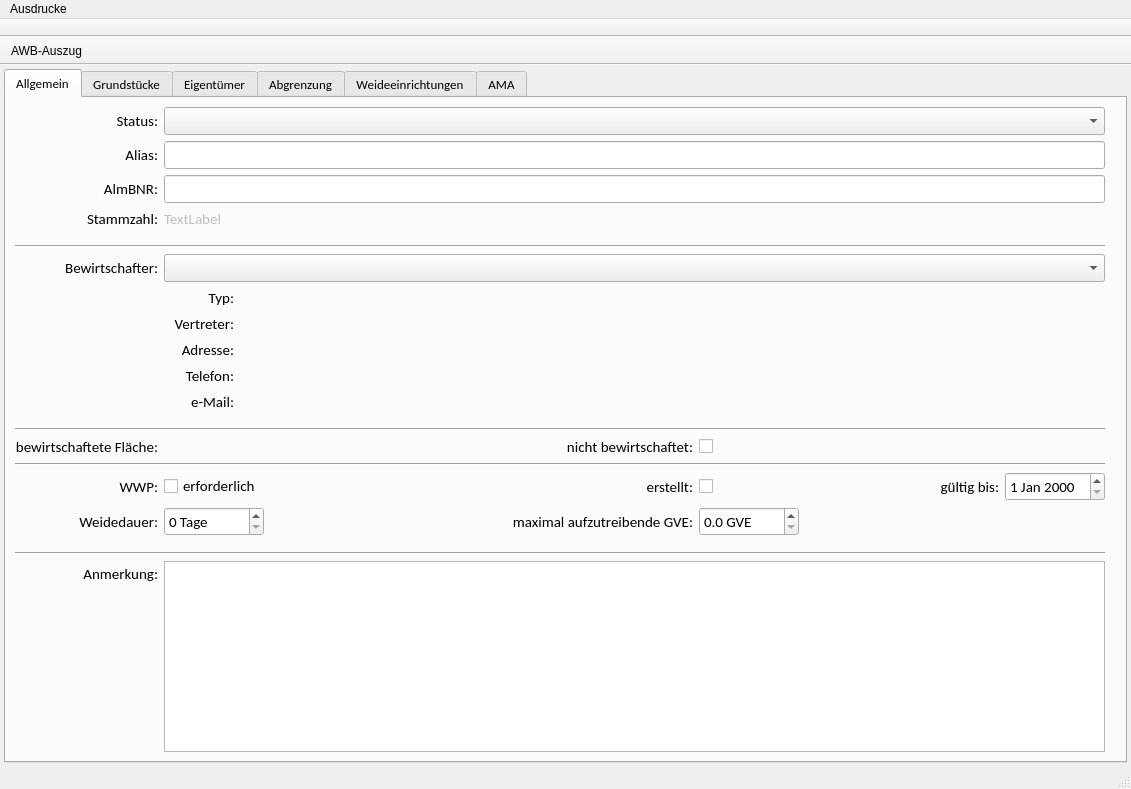
<?xml version="1.0" encoding="UTF-8"?>
<ui version="4.0" connectslotsbyname="false">
 <class>Akt</class>
 <widget class="QMainWindow" name="Akt">
  <property name="geometry">
   <rect>
    <x>0</x>
    <y>0</y>
    <width>1131</width>
    <height>789</height>
   </rect>
  </property>
  <property name="windowTitle">
   <string>MainWindow</string>
  </property>
  <widget class="QWidget" name="centralwidget">
   <layout class="QHBoxLayout" name="horizontalLayout">
    <property name="spacing">
     <number>4</number>
    </property>
    <property name="leftMargin">
     <number>4</number>
    </property>
    <property name="topMargin">
     <number>4</number>
    </property>
    <property name="rightMargin">
     <number>4</number>
    </property>
    <property name="bottomMargin">
     <number>4</number>
    </property>
    <item>
     <layout class="QVBoxLayout" name="verticalLayout">
      <property name="topMargin">
       <number>0</number>
      </property>
      <property name="rightMargin">
       <number>0</number>
      </property>
      <property name="bottomMargin">
       <number>0</number>
      </property>
      <item>
       <widget class="QTabWidget" name="tabAkt">
        <property name="font">
         <font>
          <family>Calibri</family>
          <pointsize>10</pointsize>
          <weight>50</weight>
          <bold>false</bold>
         </font>
        </property>
        <property name="currentIndex">
         <number>0</number>
        </property>
        <widget class="QWidget" name="uiAllgemeinTab">
         <attribute name="title">
          <string>Allgemein</string>
         </attribute>
         <layout class="QVBoxLayout" name="verticalLayout_2">
          <item>
           <layout class="QGridLayout" name="gridLayout">
            <item row="20" column="1" colspan="6">
             <widget class="QTextEdit" name="uiAnmTedit">
              <property name="font">
               <font>
                <family>Calibri</family>
                <pointsize>11</pointsize>
                <weight>50</weight>
                <bold>false</bold>
               </font>
              </property>
             </widget>
            </item>
            <item row="18" column="0">
             <spacer name="verticalSpacer_5">
              <property name="orientation">
               <enum>Qt::Vertical</enum>
              </property>
              <property name="sizeType">
               <enum>QSizePolicy::Fixed</enum>
              </property>
              <property name="sizeHint" stdset="0">
               <size>
                <width>20</width>
                <height>10</height>
               </size>
              </property>
             </spacer>
            </item>
            <item row="3" column="0">
             <widget class="QLabel" name="label_3">
              <property name="maximumSize">
               <size>
                <width>155</width>
                <height>16777215</height>
               </size>
              </property>
              <property name="font">
               <font>
                <family>Calibri</family>
                <pointsize>11</pointsize>
                <weight>50</weight>
                <bold>false</bold>
               </font>
              </property>
              <property name="text">
               <string>Stammzahl:</string>
              </property>
              <property name="alignment">
               <set>Qt::AlignRight|Qt::AlignTrailing|Qt::AlignVCenter</set>
              </property>
             </widget>
            </item>
            <item row="2" column="1" colspan="6">
             <widget class="QLineEdit" name="uiAlmBnrLedit">
              <property name="font">
               <font>
                <family>Calibri</family>
                <pointsize>11</pointsize>
                <weight>50</weight>
                <bold>false</bold>
               </font>
              </property>
              <property name="clearButtonEnabled">
               <bool>true</bool>
              </property>
             </widget>
            </item>
            <item row="1" column="0">
             <widget class="QLabel" name="label_2">
              <property name="maximumSize">
               <size>
                <width>155</width>
                <height>16777215</height>
               </size>
              </property>
              <property name="font">
               <font>
                <family>Calibri</family>
                <pointsize>11</pointsize>
                <weight>50</weight>
                <bold>false</bold>
               </font>
              </property>
              <property name="text">
               <string>Alias:</string>
              </property>
              <property name="alignment">
               <set>Qt::AlignRight|Qt::AlignTrailing|Qt::AlignVCenter</set>
              </property>
             </widget>
            </item>
            <item row="1" column="1" colspan="6">
             <widget class="QLineEdit" name="uiAliasLedit">
              <property name="font">
               <font>
                <family>Calibri</family>
                <pointsize>11</pointsize>
                <weight>50</weight>
                <bold>false</bold>
               </font>
              </property>
              <property name="clearButtonEnabled">
               <bool>true</bool>
              </property>
             </widget>
            </item>
            <item row="17" column="3">
             <widget class="QLabel" name="label_10">
              <property name="maximumSize">
               <size>
                <width>190</width>
                <height>16777215</height>
               </size>
              </property>
              <property name="font">
               <font>
                <family>Calibri</family>
                <pointsize>11</pointsize>
                <weight>50</weight>
                <bold>false</bold>
               </font>
              </property>
              <property name="text">
               <string>maximal aufzutreibende GVE:</string>
              </property>
              <property name="alignment">
               <set>Qt::AlignRight|Qt::AlignTrailing|Qt::AlignVCenter</set>
              </property>
             </widget>
            </item>
            <item row="11" column="1">
             <widget class="QLabel" name="label_15">
              <property name="sizePolicy">
               <sizepolicy hsizetype="Preferred" vsizetype="Preferred">
                <horstretch>0</horstretch>
                <verstretch>0</verstretch>
               </sizepolicy>
              </property>
              <property name="maximumSize">
               <size>
                <width>70</width>
                <height>16777215</height>
               </size>
              </property>
              <property name="font">
               <font>
                <family>Calibri</family>
                <pointsize>11</pointsize>
                <weight>50</weight>
                <bold>false</bold>
               </font>
              </property>
              <property name="text">
               <string>e-Mail:</string>
              </property>
              <property name="alignment">
               <set>Qt::AlignRight|Qt::AlignTrailing|Qt::AlignVCenter</set>
              </property>
             </widget>
            </item>
            <item row="1" column="7">
             <widget class="InfoButton" name="uiInfoBtnAlias" native="true">
              <property name="minimumSize">
               <size>
                <width>5</width>
                <height>0</height>
               </size>
              </property>
             </widget>
            </item>
            <item row="10" column="1">
             <widget class="QLabel" name="label_13">
              <property name="sizePolicy">
               <sizepolicy hsizetype="Preferred" vsizetype="Preferred">
                <horstretch>0</horstretch>
                <verstretch>0</verstretch>
               </sizepolicy>
              </property>
              <property name="maximumSize">
               <size>
                <width>70</width>
                <height>16777215</height>
               </size>
              </property>
              <property name="font">
               <font>
                <family>Calibri</family>
                <pointsize>11</pointsize>
                <weight>50</weight>
                <bold>false</bold>
               </font>
              </property>
              <property name="text">
               <string>Telefon:</string>
              </property>
              <property name="alignment">
               <set>Qt::AlignRight|Qt::AlignTrailing|Qt::AlignVCenter</set>
              </property>
             </widget>
            </item>
            <item row="17" column="1">
             <widget class="QSpinBox" name="uiWeidedauerSbox">
              <property name="minimumSize">
               <size>
                <width>100</width>
                <height>0</height>
               </size>
              </property>
              <property name="maximumSize">
               <size>
                <width>100</width>
                <height>16777215</height>
               </size>
              </property>
              <property name="font">
               <font>
                <family>Calibri</family>
                <pointsize>11</pointsize>
                <weight>50</weight>
                <bold>false</bold>
               </font>
              </property>
              <property name="suffix">
               <string> Tage</string>
              </property>
              <property name="prefix">
               <string/>
              </property>
              <property name="maximum">
               <number>365</number>
              </property>
             </widget>
            </item>
            <item row="8" column="1">
             <widget class="QLabel" name="uiVertreterLbl">
              <property name="sizePolicy">
               <sizepolicy hsizetype="Preferred" vsizetype="Preferred">
                <horstretch>0</horstretch>
                <verstretch>0</verstretch>
               </sizepolicy>
              </property>
              <property name="maximumSize">
               <size>
                <width>70</width>
                <height>16777215</height>
               </size>
              </property>
              <property name="font">
               <font>
                <family>Calibri</family>
                <pointsize>11</pointsize>
                <weight>50</weight>
                <bold>false</bold>
               </font>
              </property>
              <property name="text">
               <string>Vertreter:</string>
              </property>
              <property name="alignment">
               <set>Qt::AlignRight|Qt::AlignTrailing|Qt::AlignVCenter</set>
              </property>
             </widget>
            </item>
            <item row="5" column="0" colspan="7">
             <widget class="Line" name="line">
              <property name="orientation">
               <enum>Qt::Horizontal</enum>
              </property>
             </widget>
            </item>
            <item row="19" column="0" colspan="7">
             <widget class="Line" name="line_3">
              <property name="orientation">
               <enum>Qt::Horizontal</enum>
              </property>
             </widget>
            </item>
            <item row="16" column="1">
             <widget class="QCheckBox" name="uiWwpCkBox">
              <property name="font">
               <font>
                <family>Calibri</family>
                <pointsize>11</pointsize>
                <weight>50</weight>
                <bold>false</bold>
               </font>
              </property>
              <property name="text">
               <string>erforderlich</string>
              </property>
             </widget>
            </item>
            <item row="2" column="0">
             <widget class="QLabel" name="label_4">
              <property name="maximumSize">
               <size>
                <width>155</width>
                <height>16777215</height>
               </size>
              </property>
              <property name="font">
               <font>
                <family>Calibri</family>
                <pointsize>11</pointsize>
                <weight>50</weight>
                <bold>false</bold>
               </font>
              </property>
              <property name="text">
               <string>AlmBNR:</string>
              </property>
              <property name="alignment">
               <set>Qt::AlignRight|Qt::AlignTrailing|Qt::AlignVCenter</set>
              </property>
             </widget>
            </item>
            <item row="14" column="1">
             <widget class="QLabel" name="uiBewAwbAreaLbl">
              <property name="font">
               <font>
                <family>Calibri</family>
                <pointsize>11</pointsize>
                <weight>50</weight>
                <bold>false</bold>
               </font>
              </property>
              <property name="text">
               <string/>
              </property>
              <property name="alignment">
               <set>Qt::AlignRight|Qt::AlignTrailing|Qt::AlignVCenter</set>
              </property>
             </widget>
            </item>
            <item row="12" column="0">
             <spacer name="verticalSpacer_4">
              <property name="orientation">
               <enum>Qt::Vertical</enum>
              </property>
              <property name="sizeType">
               <enum>QSizePolicy::Fixed</enum>
              </property>
              <property name="sizeHint" stdset="0">
               <size>
                <width>20</width>
                <height>10</height>
               </size>
              </property>
             </spacer>
            </item>
            <item row="16" column="0">
             <widget class="QLabel" name="label_14">
              <property name="maximumSize">
               <size>
                <width>155</width>
                <height>16777215</height>
               </size>
              </property>
              <property name="font">
               <font>
                <family>Calibri</family>
                <pointsize>11</pointsize>
                <weight>50</weight>
                <bold>false</bold>
               </font>
              </property>
              <property name="text">
               <string>WWP:</string>
              </property>
              <property name="alignment">
               <set>Qt::AlignRight|Qt::AlignTrailing|Qt::AlignVCenter</set>
              </property>
             </widget>
            </item>
            <item row="16" column="6">
             <widget class="QDateEdit" name="uiWwpDateDedit">
              <property name="minimumSize">
               <size>
                <width>100</width>
                <height>0</height>
               </size>
              </property>
              <property name="maximumSize">
               <size>
                <width>100</width>
                <height>16777215</height>
               </size>
              </property>
              <property name="font">
               <font>
                <family>Calibri</family>
                <pointsize>11</pointsize>
                <weight>50</weight>
                <bold>false</bold>
               </font>
              </property>
              <property name="calendarPopup">
               <bool>false</bool>
              </property>
             </widget>
            </item>
            <item row="17" column="0">
             <widget class="QLabel" name="label_9">
              <property name="maximumSize">
               <size>
                <width>155</width>
                <height>16777215</height>
               </size>
              </property>
              <property name="font">
               <font>
                <family>Calibri</family>
                <pointsize>11</pointsize>
                <weight>50</weight>
                <bold>false</bold>
               </font>
              </property>
              <property name="text">
               <string>Weidedauer:</string>
              </property>
              <property name="alignment">
               <set>Qt::AlignRight|Qt::AlignTrailing|Qt::AlignVCenter</set>
              </property>
             </widget>
            </item>
            <item row="0" column="1" colspan="6">
             <widget class="QComboBox" name="uiStatusCombo">
              <property name="sizePolicy">
               <sizepolicy hsizetype="Expanding" vsizetype="Fixed">
                <horstretch>0</horstretch>
                <verstretch>0</verstretch>
               </sizepolicy>
              </property>
              <property name="maximumSize">
               <size>
                <width>16777215</width>
                <height>16777215</height>
               </size>
              </property>
              <property name="font">
               <font>
                <family>Calibri</family>
                <pointsize>11</pointsize>
                <weight>75</weight>
                <bold>true</bold>
               </font>
              </property>
             </widget>
            </item>
            <item row="16" column="7">
             <widget class="InfoButton" name="uiInfoBtnWwp" native="true"/>
            </item>
            <item row="4" column="0">
             <spacer name="verticalSpacer_3">
              <property name="orientation">
               <enum>Qt::Vertical</enum>
              </property>
              <property name="sizeType">
               <enum>QSizePolicy::Fixed</enum>
              </property>
              <property name="sizeHint" stdset="0">
               <size>
                <width>20</width>
                <height>10</height>
               </size>
              </property>
             </spacer>
            </item>
            <item row="6" column="1" colspan="6">
             <widget class="ContactCombo" name="uiBewirtschafterCombo">
              <property name="font">
               <font>
                <family>Calibri</family>
                <pointsize>11</pointsize>
                <weight>50</weight>
                <bold>false</bold>
               </font>
              </property>
             </widget>
            </item>
            <item row="6" column="7">
             <widget class="InfoButton" name="uiInfoBtnBewirtschafter" native="true"/>
            </item>
            <item row="6" column="0">
             <widget class="QLabel" name="label_7">
              <property name="maximumSize">
               <size>
                <width>155</width>
                <height>16777215</height>
               </size>
              </property>
              <property name="font">
               <font>
                <family>Calibri</family>
                <pointsize>11</pointsize>
                <weight>50</weight>
                <bold>false</bold>
               </font>
              </property>
              <property name="text">
               <string>Bewirtschafter:</string>
              </property>
              <property name="alignment">
               <set>Qt::AlignRight|Qt::AlignTrailing|Qt::AlignVCenter</set>
              </property>
             </widget>
            </item>
            <item row="14" column="0">
             <widget class="QLabel" name="label_11">
              <property name="maximumSize">
               <size>
                <width>155</width>
                <height>16777215</height>
               </size>
              </property>
              <property name="font">
               <font>
                <family>Calibri</family>
                <pointsize>11</pointsize>
                <weight>50</weight>
                <bold>false</bold>
               </font>
              </property>
              <property name="text">
               <string>bewirtschaftete Fläche:</string>
              </property>
              <property name="alignment">
               <set>Qt::AlignRight|Qt::AlignTrailing|Qt::AlignVCenter</set>
              </property>
             </widget>
            </item>
            <item row="7" column="1">
             <widget class="QLabel" name="label_5">
              <property name="maximumSize">
               <size>
                <width>70</width>
                <height>16777215</height>
               </size>
              </property>
              <property name="font">
               <font>
                <family>Calibri</family>
                <pointsize>11</pointsize>
                <weight>50</weight>
                <bold>false</bold>
               </font>
              </property>
              <property name="text">
               <string>Typ:</string>
              </property>
              <property name="alignment">
               <set>Qt::AlignRight|Qt::AlignTrailing|Qt::AlignVCenter</set>
              </property>
             </widget>
            </item>
            <item row="16" column="5">
             <widget class="QLabel" name="label_6">
              <property name="maximumSize">
               <size>
                <width>90</width>
                <height>16777215</height>
               </size>
              </property>
              <property name="font">
               <font>
                <family>Calibri</family>
                <pointsize>11</pointsize>
                <weight>50</weight>
                <bold>false</bold>
               </font>
              </property>
              <property name="text">
               <string>gültig bis:</string>
              </property>
              <property name="alignment">
               <set>Qt::AlignRight|Qt::AlignTrailing|Qt::AlignVCenter</set>
              </property>
             </widget>
            </item>
            <item row="2" column="7">
             <widget class="InfoButton" name="uiInfoBtnAlmBnr" native="true"/>
            </item>
            <item row="0" column="0">
             <widget class="QLabel" name="label">
              <property name="maximumSize">
               <size>
                <width>155</width>
                <height>16777215</height>
               </size>
              </property>
              <property name="font">
               <font>
                <family>Calibri</family>
                <pointsize>11</pointsize>
                <weight>50</weight>
                <bold>false</bold>
               </font>
              </property>
              <property name="text">
               <string>Status:</string>
              </property>
              <property name="alignment">
               <set>Qt::AlignRight|Qt::AlignTrailing|Qt::AlignVCenter</set>
              </property>
             </widget>
            </item>
            <item row="15" column="0" colspan="7">
             <widget class="Line" name="line_4">
              <property name="orientation">
               <enum>Qt::Horizontal</enum>
              </property>
             </widget>
            </item>
            <item row="20" column="0">
             <layout class="QVBoxLayout" name="verticalLayout_7">
              <item>
               <spacer name="verticalSpacer_2">
                <property name="orientation">
                 <enum>Qt::Vertical</enum>
                </property>
                <property name="sizeType">
                 <enum>QSizePolicy::Fixed</enum>
                </property>
                <property name="sizeHint" stdset="0">
                 <size>
                  <width>20</width>
                  <height>3</height>
                 </size>
                </property>
               </spacer>
              </item>
              <item>
               <widget class="QLabel" name="label_12">
                <property name="font">
                 <font>
                  <family>Calibri</family>
                  <pointsize>11</pointsize>
                  <weight>50</weight>
                  <bold>false</bold>
                 </font>
                </property>
                <property name="text">
                 <string>Anmerkung:</string>
                </property>
                <property name="alignment">
                 <set>Qt::AlignRight|Qt::AlignTrailing|Qt::AlignVCenter</set>
                </property>
               </widget>
              </item>
              <item>
               <spacer name="verticalSpacer">
                <property name="orientation">
                 <enum>Qt::Vertical</enum>
                </property>
                <property name="sizeHint" stdset="0">
                 <size>
                  <width>20</width>
                  <height>40</height>
                 </size>
                </property>
               </spacer>
              </item>
             </layout>
            </item>
            <item row="13" column="0" colspan="7">
             <widget class="Line" name="line_2">
              <property name="orientation">
               <enum>Qt::Horizontal</enum>
              </property>
             </widget>
            </item>
            <item row="9" column="1">
             <widget class="QLabel" name="label_8">
              <property name="sizePolicy">
               <sizepolicy hsizetype="Preferred" vsizetype="Preferred">
                <horstretch>0</horstretch>
                <verstretch>0</verstretch>
               </sizepolicy>
              </property>
              <property name="maximumSize">
               <size>
                <width>70</width>
                <height>16777215</height>
               </size>
              </property>
              <property name="font">
               <font>
                <family>Calibri</family>
                <pointsize>11</pointsize>
                <weight>50</weight>
                <bold>false</bold>
               </font>
              </property>
              <property name="text">
               <string>Adresse:</string>
              </property>
              <property name="alignment">
               <set>Qt::AlignRight|Qt::AlignTrailing|Qt::AlignVCenter</set>
              </property>
             </widget>
            </item>
            <item row="16" column="3">
             <widget class="QLabel" name="label_17">
              <property name="font">
               <font>
                <family>Calibri</family>
                <pointsize>11</pointsize>
                <weight>50</weight>
                <bold>false</bold>
               </font>
              </property>
              <property name="text">
               <string>erstellt:</string>
              </property>
              <property name="alignment">
               <set>Qt::AlignRight|Qt::AlignTrailing|Qt::AlignVCenter</set>
              </property>
             </widget>
            </item>
            <item row="14" column="3">
             <widget class="QLabel" name="label_16">
              <property name="font">
               <font>
                <family>Calibri</family>
                <pointsize>11</pointsize>
                <weight>50</weight>
                <bold>false</bold>
               </font>
              </property>
              <property name="text">
               <string>nicht bewirtschaftet:</string>
              </property>
              <property name="alignment">
               <set>Qt::AlignRight|Qt::AlignTrailing|Qt::AlignVCenter</set>
              </property>
             </widget>
            </item>
            <item row="3" column="1" colspan="5">
             <widget class="QLabel" name="uiStzLbl">
              <property name="enabled">
               <bool>false</bool>
              </property>
              <property name="maximumSize">
               <size>
                <width>16777215</width>
                <height>16777215</height>
               </size>
              </property>
              <property name="font">
               <font>
                <family>Calibri</family>
                <pointsize>11</pointsize>
                <weight>50</weight>
                <bold>false</bold>
               </font>
              </property>
              <property name="text">
               <string>TextLabel</string>
              </property>
              <property name="alignment">
               <set>Qt::AlignLeading|Qt::AlignLeft|Qt::AlignVCenter</set>
              </property>
             </widget>
            </item>
            <item row="0" column="7">
             <widget class="InfoButton" name="uiInfoBtnStatus" native="true"/>
            </item>
            <item row="7" column="2" colspan="5">
             <widget class="QLabel" name="uiBewirtschafterTypLbl">
              <property name="font">
               <font>
                <family>Calibri</family>
                <pointsize>11</pointsize>
                <weight>50</weight>
                <bold>false</bold>
               </font>
              </property>
              <property name="text">
               <string/>
              </property>
             </widget>
            </item>
            <item row="8" column="2" colspan="5">
             <widget class="QLabel" name="uiVertreterNameLbl">
              <property name="font">
               <font>
                <family>Calibri</family>
                <pointsize>11</pointsize>
                <weight>50</weight>
                <bold>false</bold>
               </font>
              </property>
              <property name="text">
               <string/>
              </property>
             </widget>
            </item>
            <item row="9" column="2" colspan="5">
             <widget class="QLabel" name="uiAdresseLbl">
              <property name="font">
               <font>
                <family>Calibri</family>
                <pointsize>11</pointsize>
                <weight>50</weight>
                <bold>false</bold>
               </font>
              </property>
              <property name="text">
               <string/>
              </property>
             </widget>
            </item>
            <item row="10" column="2" colspan="5">
             <widget class="QLabel" name="uiTelefonLbl">
              <property name="font">
               <font>
                <family>Calibri</family>
                <pointsize>11</pointsize>
                <weight>50</weight>
                <bold>false</bold>
               </font>
              </property>
              <property name="text">
               <string/>
              </property>
             </widget>
            </item>
            <item row="11" column="2" colspan="5">
             <widget class="QLabel" name="uiMailLbl">
              <property name="font">
               <font>
                <family>Calibri</family>
                <pointsize>11</pointsize>
                <weight>50</weight>
                <bold>false</bold>
               </font>
              </property>
              <property name="text">
               <string/>
              </property>
             </widget>
            </item>
            <item row="16" column="2">
             <layout class="QHBoxLayout" name="horizontalLayout_3">
              <item>
               <widget class="InfoButton" name="uiInfoBtnWwpErforderlich" native="true"/>
              </item>
              <item>
               <spacer name="horizontalSpacer_3">
                <property name="orientation">
                 <enum>Qt::Horizontal</enum>
                </property>
                <property name="sizeHint" stdset="0">
                 <size>
                  <width>40</width>
                  <height>20</height>
                 </size>
                </property>
               </spacer>
              </item>
             </layout>
            </item>
            <item row="17" column="2">
             <layout class="QHBoxLayout" name="horizontalLayout_6">
              <item>
               <widget class="InfoButton" name="uiInfoBtnWeidedauer" native="true"/>
              </item>
              <item>
               <spacer name="horizontalSpacer_4">
                <property name="orientation">
                 <enum>Qt::Horizontal</enum>
                </property>
                <property name="sizeHint" stdset="0">
                 <size>
                  <width>40</width>
                  <height>20</height>
                 </size>
                </property>
               </spacer>
              </item>
             </layout>
            </item>
            <item row="16" column="4">
             <layout class="QHBoxLayout" name="horizontalLayout_10">
              <item>
               <widget class="QCheckBox" name="uiWwpExistCkBox">
                <property name="font">
                 <font>
                  <family>Calibri</family>
                  <pointsize>11</pointsize>
                  <weight>50</weight>
                  <bold>false</bold>
                 </font>
                </property>
                <property name="text">
                 <string/>
                </property>
               </widget>
              </item>
              <item>
               <widget class="InfoButton" name="uiInfoBtnWwpErstellt" native="true"/>
              </item>
              <item>
               <spacer name="horizontalSpacer_5">
                <property name="orientation">
                 <enum>Qt::Horizontal</enum>
                </property>
                <property name="sizeHint" stdset="0">
                 <size>
                  <width>40</width>
                  <height>20</height>
                 </size>
                </property>
               </spacer>
              </item>
             </layout>
            </item>
            <item row="17" column="4">
             <layout class="QHBoxLayout" name="horizontalLayout_11">
              <item>
               <widget class="QDoubleSpinBox" name="uiGveDsbox">
                <property name="minimumSize">
                 <size>
                  <width>100</width>
                  <height>0</height>
                 </size>
                </property>
                <property name="maximumSize">
                 <size>
                  <width>100</width>
                  <height>16777215</height>
                 </size>
                </property>
                <property name="font">
                 <font>
                  <family>Calibri</family>
                  <pointsize>11</pointsize>
                  <weight>50</weight>
                  <bold>false</bold>
                 </font>
                </property>
                <property name="prefix">
                 <string/>
                </property>
                <property name="suffix">
                 <string> GVE</string>
                </property>
                <property name="decimals">
                 <number>1</number>
                </property>
                <property name="maximum">
                 <double>10000.000000000000000</double>
                </property>
               </widget>
              </item>
              <item>
               <widget class="InfoButton" name="uiInfoBtnMaxGve" native="true"/>
              </item>
              <item>
               <spacer name="horizontalSpacer_6">
                <property name="orientation">
                 <enum>Qt::Horizontal</enum>
                </property>
                <property name="sizeHint" stdset="0">
                 <size>
                  <width>40</width>
                  <height>20</height>
                 </size>
                </property>
               </spacer>
              </item>
             </layout>
            </item>
            <item row="14" column="4">
             <layout class="QHBoxLayout" name="horizontalLayout_12">
              <item>
               <widget class="QCheckBox" name="uiNichtBewirtschaftetCkBox">
                <property name="text">
                 <string/>
                </property>
               </widget>
              </item>
              <item>
               <widget class="InfoButton" name="uiInfoBtnNichtBewirtschaftet" native="true"/>
              </item>
              <item>
               <spacer name="horizontalSpacer_7">
                <property name="orientation">
                 <enum>Qt::Horizontal</enum>
                </property>
                <property name="sizeHint" stdset="0">
                 <size>
                  <width>40</width>
                  <height>20</height>
                 </size>
                </property>
               </spacer>
              </item>
             </layout>
            </item>
            <item row="14" column="2">
             <layout class="QHBoxLayout" name="horizontalLayout_13">
              <item>
               <widget class="InfoButton" name="uiInfoBtnBewArea" native="true"/>
              </item>
              <item>
               <spacer name="horizontalSpacer_8">
                <property name="orientation">
                 <enum>Qt::Horizontal</enum>
                </property>
                <property name="sizeHint" stdset="0">
                 <size>
                  <width>40</width>
                  <height>20</height>
                 </size>
                </property>
               </spacer>
              </item>
             </layout>
            </item>
           </layout>
          </item>
         </layout>
        </widget>
        <widget class="QWidget" name="uiGstTab">
         <attribute name="title">
          <string>Grundstücke</string>
         </attribute>
         <layout class="QVBoxLayout" name="verticalLayout_3">
          <item>
           <layout class="QVBoxLayout" name="uiGstListeVlay"/>
          </item>
         </layout>
        </widget>
        <widget class="QWidget" name="uiEigenuemerTab">
         <attribute name="title">
          <string>Eigentümer</string>
         </attribute>
        </widget>
        <widget class="QWidget" name="uiKomplexTab">
         <attribute name="title">
          <string>Abgrenzung</string>
         </attribute>
         <layout class="QHBoxLayout" name="horizontalLayout_4">
          <item>
           <widget class="QSplitter" name="uiAbgrKkSplitter">
            <property name="orientation">
             <enum>Qt::Vertical</enum>
            </property>
            <widget class="QFrame" name="uiVersionFrm">
             <property name="sizePolicy">
              <sizepolicy hsizetype="Preferred" vsizetype="Preferred">
               <horstretch>0</horstretch>
               <verstretch>0</verstretch>
              </sizepolicy>
             </property>
             <property name="maximumSize">
              <size>
               <width>16777215</width>
               <height>16777215</height>
              </size>
             </property>
             <property name="baseSize">
              <size>
               <width>0</width>
               <height>0</height>
              </size>
             </property>
             <property name="frameShape">
              <enum>QFrame::StyledPanel</enum>
             </property>
             <property name="frameShadow">
              <enum>QFrame::Raised</enum>
             </property>
             <layout class="QVBoxLayout" name="verticalLayout_5">
              <property name="spacing">
               <number>4</number>
              </property>
              <property name="leftMargin">
               <number>4</number>
              </property>
              <property name="topMargin">
               <number>4</number>
              </property>
              <property name="rightMargin">
               <number>4</number>
              </property>
              <property name="bottomMargin">
               <number>4</number>
              </property>
              <item>
               <layout class="QVBoxLayout" name="uiAbgrenzungVlay">
                <property name="topMargin">
                 <number>0</number>
                </property>
               </layout>
              </item>
             </layout>
            </widget>
            <widget class="QFrame" name="uiTreeFrm">
             <property name="frameShape">
              <enum>QFrame::StyledPanel</enum>
             </property>
             <property name="frameShadow">
              <enum>QFrame::Raised</enum>
             </property>
             <layout class="QHBoxLayout" name="horizontalLayout_7">
              <property name="spacing">
               <number>4</number>
              </property>
              <property name="leftMargin">
               <number>4</number>
              </property>
              <property name="topMargin">
               <number>4</number>
              </property>
              <property name="rightMargin">
               <number>4</number>
              </property>
              <property name="bottomMargin">
               <number>4</number>
              </property>
              <item>
               <widget class="QSplitter" name="uiKkSplitter">
                <property name="orientation">
                 <enum>Qt::Horizontal</enum>
                </property>
                <property name="handleWidth">
                 <number>5</number>
                </property>
                <property name="childrenCollapsible">
                 <bool>true</bool>
                </property>
                <widget class="QFrame" name="uiKomplexFrm">
                 <property name="sizePolicy">
                  <sizepolicy hsizetype="Preferred" vsizetype="Preferred">
                   <horstretch>0</horstretch>
                   <verstretch>0</verstretch>
                  </sizepolicy>
                 </property>
                 <property name="maximumSize">
                  <size>
                   <width>16777215</width>
                   <height>16777215</height>
                  </size>
                 </property>
                 <property name="frameShape">
                  <enum>QFrame::StyledPanel</enum>
                 </property>
                 <property name="frameShadow">
                  <enum>QFrame::Raised</enum>
                 </property>
                 <layout class="QHBoxLayout" name="horizontalLayout_8">
                  <property name="spacing">
                   <number>0</number>
                  </property>
                  <property name="leftMargin">
                   <number>0</number>
                  </property>
                  <property name="topMargin">
                   <number>0</number>
                  </property>
                  <property name="rightMargin">
                   <number>0</number>
                  </property>
                  <property name="bottomMargin">
                   <number>0</number>
                  </property>
                  <item>
                   <layout class="QVBoxLayout" name="uiKomplexVlay">
                    <property name="sizeConstraint">
                     <enum>QLayout::SetMaximumSize</enum>
                    </property>
                    <property name="rightMargin">
                     <number>0</number>
                    </property>
                   </layout>
                  </item>
                 </layout>
                </widget>
                <widget class="QFrame" name="uiKoppelFrm">
                 <property name="sizePolicy">
                  <sizepolicy hsizetype="Preferred" vsizetype="Preferred">
                   <horstretch>0</horstretch>
                   <verstretch>0</verstretch>
                  </sizepolicy>
                 </property>
                 <property name="baseSize">
                  <size>
                   <width>0</width>
                   <height>0</height>
                  </size>
                 </property>
                 <property name="frameShape">
                  <enum>QFrame::StyledPanel</enum>
                 </property>
                 <property name="frameShadow">
                  <enum>QFrame::Raised</enum>
                 </property>
                 <layout class="QHBoxLayout" name="horizontalLayout_9">
                  <property name="spacing">
                   <number>0</number>
                  </property>
                  <property name="leftMargin">
                   <number>0</number>
                  </property>
                  <property name="topMargin">
                   <number>0</number>
                  </property>
                  <property name="rightMargin">
                   <number>0</number>
                  </property>
                  <property name="bottomMargin">
                   <number>0</number>
                  </property>
                  <item>
                   <layout class="QVBoxLayout" name="uiKoppelVlay">
                    <property name="rightMargin">
                     <number>0</number>
                    </property>
                   </layout>
                  </item>
                 </layout>
                </widget>
               </widget>
              </item>
             </layout>
            </widget>
           </widget>
          </item>
         </layout>
        </widget>
        <widget class="QWidget" name="uiWeideeinrichtungTab">
         <attribute name="title">
          <string>Weideeinrichtungen</string>
         </attribute>
        </widget>
        <widget class="QWidget" name="uiAmaFfGisTab">
         <attribute name="title">
          <string>AMA</string>
         </attribute>
         <layout class="QVBoxLayout" name="verticalLayout_6">
          <item>
           <layout class="QVBoxLayout" name="uiAmaFfGisListeVlay"/>
          </item>
         </layout>
        </widget>
       </widget>
      </item>
     </layout>
    </item>
   </layout>
  </widget>
  <widget class="QMenuBar" name="menubar">
   <property name="geometry">
    <rect>
     <x>0</x>
     <y>0</y>
     <width>1131</width>
     <height>21</height>
    </rect>
   </property>
   <widget class="QMenu" name="menuAusdrucke">
    <property name="title">
     <string>Ausdrucke</string>
    </property>
    <addaction name="actionAwbAuszug"/>
   </widget>
   <addaction name="menuAusdrucke"/>
  </widget>
  <widget class="QStatusBar" name="statusbar"/>
  <widget class="QToolBar" name="uiTitleToolBar">
   <property name="windowTitle">
    <string>toolBar</string>
   </property>
   <property name="movable">
    <bool>false</bool>
   </property>
   <property name="allowedAreas">
    <set>Qt::TopToolBarArea</set>
   </property>
   <property name="toolButtonStyle">
    <enum>Qt::ToolButtonTextOnly</enum>
   </property>
   <property name="floatable">
    <bool>false</bool>
   </property>
   <attribute name="toolBarArea">
    <enum>TopToolBarArea</enum>
   </attribute>
   <attribute name="toolBarBreak">
    <bool>false</bool>
   </attribute>
  </widget>
  <widget class="QToolBar" name="uiSymbolToolBar">
   <property name="windowTitle">
    <string>toolBar</string>
   </property>
   <property name="movable">
    <bool>false</bool>
   </property>
   <property name="allowedAreas">
    <set>Qt::TopToolBarArea</set>
   </property>
   <property name="floatable">
    <bool>false</bool>
   </property>
   <attribute name="toolBarArea">
    <enum>TopToolBarArea</enum>
   </attribute>
   <attribute name="toolBarBreak">
    <bool>true</bool>
   </attribute>
   <addaction name="actionAwbAuszug"/>
  </widget>
  <action name="actionAwbAuszug">
   <property name="icon">
    <iconset resource="../../../resources.qrc">
     <normaloff>:/svg/resources/icons/awb_auszug.svg</normaloff>:/svg/resources/icons/awb_auszug.svg</iconset>
   </property>
   <property name="text">
    <string>AWB-Auszug</string>
   </property>
   <property name="toolTip">
    <string>erstelle einen AWB-Auszug</string>
   </property>
  </action>
 </widget>
 <customwidgets>
  <customwidget>
   <class>InfoButton</class>
   <extends>QWidget</extends>
   <header>app_core/info_button</header>
   <container>1</container>
  </customwidget>
  <customwidget>
   <class>ContactCombo</class>
   <extends>QComboBox</extends>
   <header>app_core.scopes.kontakt.contact_combo</header>
  </customwidget>
 </customwidgets>
 <tabstops>
  <tabstop>tabAkt</tabstop>
  <tabstop>uiStatusCombo</tabstop>
  <tabstop>uiAliasLedit</tabstop>
  <tabstop>uiAlmBnrLedit</tabstop>
  <tabstop>uiBewirtschafterCombo</tabstop>
  <tabstop>uiAnmTedit</tabstop>
 </tabstops>
 <resources>
  <include location="../../../resources.qrc"/>
 </resources>
 <connections/>
</ui>
